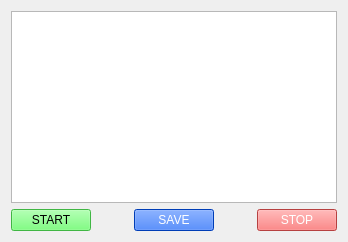
      <widget class="QWidget" name="conscan">
       <attribute name="title">
        <string>Continuous Scan</string>
       </attribute>
       <layout class="QVBoxLayout" name="verticalLayout_13">
        <item>
         <layout class="QVBoxLayout" name="verticalLayout_8">
          <item>
           <widget class="PlotWidget" name="graphicsView_2"/>
          </item>
          <item>
           <layout class="QHBoxLayout" name="horizontalLayout_12">
            <property name="spacing">
             <number>3</number>
            </property>
            <item>
             <widget class="QPushButton" name="start_con">
              <property name="sizePolicy">
               <sizepolicy hsizetype="Expanding" vsizetype="Fixed">
                <horstretch>0</horstretch>
                <verstretch>10</verstretch>
               </sizepolicy>
              </property>
              <property name="styleSheet">
               <string notr="true">background-color: rgb(90, 255, 95);
font: 75 12pt &quot;Roboto Condensed&quot;;
color: rgb(0,0,0);</string>
              </property>
              <property name="text">
               <string>START</string>
              </property>
             </widget>
            </item>
            <item>
             <spacer name="horizontalSpacer_11">
              <property name="orientation">
               <enum>Qt::Horizontal</enum>
              </property>
              <property name="sizeType">
               <enum>QSizePolicy::Expanding</enum>
              </property>
              <property name="sizeHint" stdset="0">
               <size>
                <width>40</width>
                <height>20</height>
               </size>
              </property>
             </spacer>
            </item>
            <item>
             <widget class="QPushButton" name="save_continous">
              <property name="sizePolicy">
               <sizepolicy hsizetype="Expanding" vsizetype="Fixed">
                <horstretch>0</horstretch>
                <verstretch>0</verstretch>
               </sizepolicy>
              </property>
              <property name="styleSheet">
               <string notr="true">background-color: rgb(0, 85, 255);
color: rgb(255, 255, 255);
font: 75 12pt &quot;Roboto Condensed&quot;;</string>
              </property>
              <property name="text">
               <string>SAVE</string>
              </property>
             </widget>
            </item>
            <item>
             <spacer name="horizontalSpacer_12">
              <property name="orientation">
               <enum>Qt::Horizontal</enum>
              </property>
              <property name="sizeHint" stdset="0">
               <size>
                <width>40</width>
                <height>20</height>
               </size>
              </property>
             </spacer>
            </item>
            <item>
             <widget class="QPushButton" name="stop_con">
              <property name="sizePolicy">
               <sizepolicy hsizetype="Expanding" vsizetype="Fixed">
                <horstretch>0</horstretch>
                <verstretch>0</verstretch>
               </sizepolicy>
              </property>
              <property name="styleSheet">
               <string notr="true">background-color: rgb(255, 90, 90);
color: rgb(255, 255, 255);
font: 75 12pt &quot;Roboto Condensed&quot;;</string>
              </property>
              <property name="text">
               <string>STOP</string>
              </property>
             </widget>
            </item>
           </layout>
          </item>
         </layout>
        </item>
       </layout>
      </widget>
